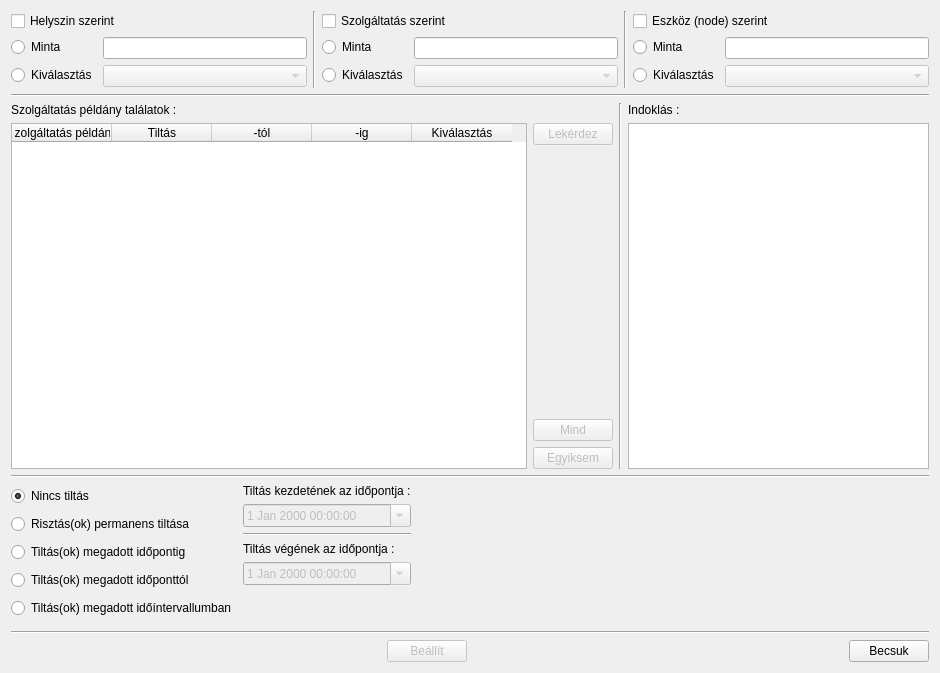
<?xml version="1.0" encoding="UTF-8"?>
<ui version="4.0">
 <class>setNoAlarm</class>
 <widget class="QWidget" name="setNoAlarm">
  <property name="geometry">
   <rect>
    <x>0</x>
    <y>0</y>
    <width>940</width>
    <height>673</height>
   </rect>
  </property>
  <property name="windowTitle">
   <string>Form</string>
  </property>
  <layout class="QVBoxLayout" name="verticalLayout" stretch="0,0,2,0,0,0,0">
   <item>
    <layout class="QHBoxLayout" name="horizontalLayout_4">
     <item>
      <layout class="QVBoxLayout" name="verticalLayoutPlace">
       <item>
        <widget class="QCheckBox" name="checkBoxPlace">
         <property name="text">
          <string>Helyszin szerint</string>
         </property>
        </widget>
       </item>
       <item>
        <layout class="QFormLayout" name="formLayoutPlace">
         <item row="0" column="0">
          <widget class="QRadioButton" name="radioButtonPlacePattern">
           <property name="text">
            <string>Minta</string>
           </property>
           <property name="checked">
            <bool>true</bool>
           </property>
          </widget>
         </item>
         <item row="0" column="1">
          <widget class="QLineEdit" name="lineEditPlacePattern"/>
         </item>
         <item row="1" column="0">
          <widget class="QRadioButton" name="radioButtonPlaceSelect">
           <property name="text">
            <string>Kiválasztás</string>
           </property>
          </widget>
         </item>
         <item row="1" column="1">
          <widget class="QComboBox" name="comboBoxPlaceSelect">
           <property name="enabled">
            <bool>false</bool>
           </property>
          </widget>
         </item>
        </layout>
       </item>
      </layout>
     </item>
     <item>
      <widget class="Line" name="line_6">
       <property name="orientation">
        <enum>Qt::Vertical</enum>
       </property>
      </widget>
     </item>
     <item>
      <layout class="QVBoxLayout" name="verticalLayoutService">
       <item>
        <widget class="QCheckBox" name="checkBoxService">
         <property name="text">
          <string>Szolgáltatás szerint</string>
         </property>
        </widget>
       </item>
       <item>
        <layout class="QFormLayout" name="formLayoutService">
         <property name="bottomMargin">
          <number>1</number>
         </property>
         <item row="0" column="0">
          <widget class="QRadioButton" name="radioButtonServicePattern">
           <property name="text">
            <string>Minta</string>
           </property>
           <property name="checked">
            <bool>true</bool>
           </property>
          </widget>
         </item>
         <item row="0" column="1">
          <widget class="QLineEdit" name="lineEditServicePattern"/>
         </item>
         <item row="1" column="0">
          <widget class="QRadioButton" name="radioButtonServiceSelect">
           <property name="text">
            <string>Kiválasztás</string>
           </property>
          </widget>
         </item>
         <item row="1" column="1">
          <widget class="QComboBox" name="comboBoxServiceSelect">
           <property name="enabled">
            <bool>false</bool>
           </property>
          </widget>
         </item>
        </layout>
       </item>
      </layout>
     </item>
     <item>
      <widget class="Line" name="line_7">
       <property name="orientation">
        <enum>Qt::Vertical</enum>
       </property>
      </widget>
     </item>
     <item>
      <layout class="QVBoxLayout" name="verticalLayoutNode">
       <item>
        <widget class="QCheckBox" name="checkBoxNode">
         <property name="text">
          <string>Eszköz (node) szerint</string>
         </property>
        </widget>
       </item>
       <item>
        <layout class="QFormLayout" name="formLayoutNode">
         <item row="0" column="0">
          <widget class="QRadioButton" name="radioButtonNodePattern">
           <property name="text">
            <string>Minta</string>
           </property>
           <property name="checked">
            <bool>true</bool>
           </property>
          </widget>
         </item>
         <item row="0" column="1">
          <widget class="QLineEdit" name="lineEditNodePattern"/>
         </item>
         <item row="1" column="0">
          <widget class="QRadioButton" name="radioButtonNodeSelect">
           <property name="text">
            <string>Kiválasztás</string>
           </property>
          </widget>
         </item>
         <item row="1" column="1">
          <widget class="QComboBox" name="comboBoxNodeSelect">
           <property name="enabled">
            <bool>false</bool>
           </property>
          </widget>
         </item>
        </layout>
       </item>
      </layout>
     </item>
    </layout>
   </item>
   <item>
    <widget class="Line" name="line_3">
     <property name="orientation">
      <enum>Qt::Horizontal</enum>
     </property>
    </widget>
   </item>
   <item>
    <layout class="QHBoxLayout" name="horizontalLayout_3" stretch="2,0,1">
     <item>
      <layout class="QGridLayout" name="gridLayout">
       <item row="0" column="0">
        <widget class="QLabel" name="labelTable">
         <property name="text">
          <string>Szolgáltatás példány találatok :</string>
         </property>
        </widget>
       </item>
       <item row="1" column="0">
        <widget class="QTableWidget" name="tableWidget">
         <attribute name="horizontalHeaderCascadingSectionResizes">
          <bool>false</bool>
         </attribute>
         <attribute name="horizontalHeaderStretchLastSection">
          <bool>false</bool>
         </attribute>
         <column>
          <property name="text">
           <string>Szolgáltatás példány</string>
          </property>
         </column>
         <column>
          <property name="text">
           <string>Tiltás</string>
          </property>
         </column>
         <column>
          <property name="text">
           <string>-tól</string>
          </property>
         </column>
         <column>
          <property name="text">
           <string>-ig</string>
          </property>
         </column>
         <column>
          <property name="text">
           <string>Kiválasztás</string>
          </property>
         </column>
        </widget>
       </item>
       <item row="1" column="1">
        <layout class="QVBoxLayout" name="verticalLayoutSel">
         <item>
          <widget class="QPushButton" name="pushButtonFetch">
           <property name="enabled">
            <bool>false</bool>
           </property>
           <property name="text">
            <string>Lekérdez</string>
           </property>
          </widget>
         </item>
         <item>
          <spacer name="verticalSpacer_2">
           <property name="orientation">
            <enum>Qt::Vertical</enum>
           </property>
           <property name="sizeHint" stdset="0">
            <size>
             <width>20</width>
             <height>40</height>
            </size>
           </property>
          </spacer>
         </item>
         <item>
          <widget class="QPushButton" name="pushButtonAll">
           <property name="enabled">
            <bool>false</bool>
           </property>
           <property name="text">
            <string>Mind</string>
           </property>
          </widget>
         </item>
         <item>
          <widget class="QPushButton" name="pushButtonNone">
           <property name="enabled">
            <bool>false</bool>
           </property>
           <property name="text">
            <string>Egyiksem</string>
           </property>
          </widget>
         </item>
        </layout>
       </item>
      </layout>
     </item>
     <item>
      <widget class="Line" name="line_2">
       <property name="orientation">
        <enum>Qt::Vertical</enum>
       </property>
      </widget>
     </item>
     <item>
      <layout class="QVBoxLayout" name="verticalLayout_4">
       <item>
        <widget class="QLabel" name="labelMsg">
         <property name="text">
          <string>Indoklás :</string>
         </property>
        </widget>
       </item>
       <item>
        <widget class="QTextEdit" name="textEditMsg"/>
       </item>
      </layout>
     </item>
    </layout>
   </item>
   <item>
    <widget class="Line" name="line_4">
     <property name="orientation">
      <enum>Qt::Horizontal</enum>
     </property>
    </widget>
   </item>
   <item>
    <layout class="QHBoxLayout" name="horizontalLayout_2">
     <item>
      <layout class="QVBoxLayout" name="verticalLayoutType">
       <item>
        <widget class="QRadioButton" name="radioButtonOff">
         <property name="text">
          <string>Nincs tiltás</string>
         </property>
         <property name="checked">
          <bool>true</bool>
         </property>
        </widget>
       </item>
       <item>
        <widget class="QRadioButton" name="radioButtonOn">
         <property name="text">
          <string>Risztás(ok) permanens tiltása</string>
         </property>
        </widget>
       </item>
       <item>
        <widget class="QRadioButton" name="radioButtonTo">
         <property name="text">
          <string>Tiltás(ok) megadott időpontig</string>
         </property>
        </widget>
       </item>
       <item>
        <widget class="QRadioButton" name="radioButtonFrom">
         <property name="text">
          <string>Tiltás(ok) megadott időponttól</string>
         </property>
        </widget>
       </item>
       <item>
        <widget class="QRadioButton" name="radioButtonFromTo">
         <property name="text">
          <string>Tiltás(ok) megadott időíntervallumban</string>
         </property>
        </widget>
       </item>
      </layout>
     </item>
     <item>
      <layout class="QVBoxLayout" name="verticalLayoutData">
       <item>
        <widget class="QLabel" name="labelFrom">
         <property name="text">
          <string>Tiltás kezdetének az időpontja :</string>
         </property>
        </widget>
       </item>
       <item>
        <widget class="QDateTimeEdit" name="dateTimeEditFrom">
         <property name="enabled">
          <bool>false</bool>
         </property>
         <property name="currentSection">
          <enum>QDateTimeEdit::HourSection</enum>
         </property>
         <property name="calendarPopup">
          <bool>true</bool>
         </property>
        </widget>
       </item>
       <item>
        <widget class="Line" name="line">
         <property name="orientation">
          <enum>Qt::Horizontal</enum>
         </property>
        </widget>
       </item>
       <item>
        <widget class="QLabel" name="labelTo">
         <property name="text">
          <string>Tiltás végének az időpontja :</string>
         </property>
        </widget>
       </item>
       <item>
        <widget class="QDateTimeEdit" name="dateTimeEditTo">
         <property name="enabled">
          <bool>false</bool>
         </property>
         <property name="dateTime">
          <datetime>
           <hour>0</hour>
           <minute>0</minute>
           <second>0</second>
           <year>2000</year>
           <month>1</month>
           <day>1</day>
          </datetime>
         </property>
         <property name="currentSection">
          <enum>QDateTimeEdit::HourSection</enum>
         </property>
         <property name="calendarPopup">
          <bool>true</bool>
         </property>
        </widget>
       </item>
       <item>
        <spacer name="verticalSpacer">
         <property name="orientation">
          <enum>Qt::Vertical</enum>
         </property>
         <property name="sizeHint" stdset="0">
          <size>
           <width>20</width>
           <height>40</height>
          </size>
         </property>
        </spacer>
       </item>
      </layout>
     </item>
     <item>
      <spacer name="horizontalSpacer_3">
       <property name="orientation">
        <enum>Qt::Horizontal</enum>
       </property>
       <property name="sizeHint" stdset="0">
        <size>
         <width>40</width>
         <height>20</height>
        </size>
       </property>
      </spacer>
     </item>
    </layout>
   </item>
   <item>
    <widget class="Line" name="line_5">
     <property name="orientation">
      <enum>Qt::Horizontal</enum>
     </property>
    </widget>
   </item>
   <item>
    <layout class="QHBoxLayout" name="horizontalLayout">
     <item>
      <spacer name="horizontalSpacer_2">
       <property name="orientation">
        <enum>Qt::Horizontal</enum>
       </property>
       <property name="sizeHint" stdset="0">
        <size>
         <width>40</width>
         <height>20</height>
        </size>
       </property>
      </spacer>
     </item>
     <item>
      <widget class="QPushButton" name="pushButtonSet">
       <property name="enabled">
        <bool>false</bool>
       </property>
       <property name="text">
        <string>Beállít</string>
       </property>
      </widget>
     </item>
     <item>
      <spacer name="horizontalSpacer">
       <property name="orientation">
        <enum>Qt::Horizontal</enum>
       </property>
       <property name="sizeHint" stdset="0">
        <size>
         <width>40</width>
         <height>20</height>
        </size>
       </property>
      </spacer>
     </item>
     <item>
      <widget class="QPushButton" name="pushButtonClose">
       <property name="text">
        <string>Becsuk</string>
       </property>
      </widget>
     </item>
    </layout>
   </item>
  </layout>
 </widget>
 <resources/>
 <connections>
  <connection>
   <sender>radioButtonPlacePattern</sender>
   <signal>toggled(bool)</signal>
   <receiver>lineEditPlacePattern</receiver>
   <slot>setEnabled(bool)</slot>
   <hints>
    <hint type="sourcelabel">
     <x>55</x>
     <y>111</y>
    </hint>
    <hint type="destinationlabel">
     <x>210</x>
     <y>114</y>
    </hint>
   </hints>
  </connection>
  <connection>
   <sender>radioButtonPlaceSelect</sender>
   <signal>toggled(bool)</signal>
   <receiver>comboBoxPlaceSelect</receiver>
   <slot>setEnabled(bool)</slot>
   <hints>
    <hint type="sourcelabel">
     <x>73</x>
     <y>144</y>
    </hint>
    <hint type="destinationlabel">
     <x>210</x>
     <y>147</y>
    </hint>
   </hints>
  </connection>
  <connection>
   <sender>radioButtonNodePattern</sender>
   <signal>toggled(bool)</signal>
   <receiver>lineEditNodePattern</receiver>
   <slot>setEnabled(bool)</slot>
   <hints>
    <hint type="sourcelabel">
     <x>669</x>
     <y>50</y>
    </hint>
    <hint type="destinationlabel">
     <x>836</x>
     <y>53</y>
    </hint>
   </hints>
  </connection>
  <connection>
   <sender>radioButtonNodeSelect</sender>
   <signal>toggled(bool)</signal>
   <receiver>comboBoxNodeSelect</receiver>
   <slot>setEnabled(bool)</slot>
   <hints>
    <hint type="sourcelabel">
     <x>687</x>
     <y>83</y>
    </hint>
    <hint type="destinationlabel">
     <x>836</x>
     <y>86</y>
    </hint>
   </hints>
  </connection>
  <connection>
   <sender>radioButtonServiceSelect</sender>
   <signal>toggled(bool)</signal>
   <receiver>comboBoxServiceSelect</receiver>
   <slot>setEnabled(bool)</slot>
   <hints>
    <hint type="sourcelabel">
     <x>376</x>
     <y>83</y>
    </hint>
    <hint type="destinationlabel">
     <x>525</x>
     <y>86</y>
    </hint>
   </hints>
  </connection>
  <connection>
   <sender>radioButtonServicePattern</sender>
   <signal>toggled(bool)</signal>
   <receiver>lineEditServicePattern</receiver>
   <slot>setEnabled(bool)</slot>
   <hints>
    <hint type="sourcelabel">
     <x>358</x>
     <y>50</y>
    </hint>
    <hint type="destinationlabel">
     <x>525</x>
     <y>53</y>
    </hint>
   </hints>
  </connection>
 </connections>
</ui>
